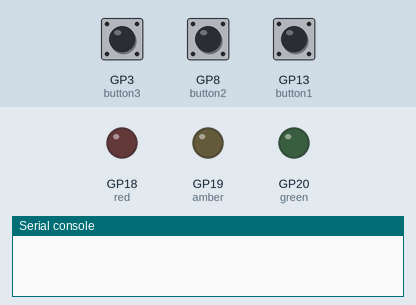
Simulated run of this program. Board: Raspberry Pi Pico running MicroPython. Shown: output pins drawn as LEDs (lit = HIGH), the last lines printed to the serial console. Dashed ring = blinking. The test bench sets the inputs (shaded band); at power-on: GP3 (button3) LOW, GP8 (button2) LOW, GP13 (button1) LOW.

Above: at 1.2 s.
1.3 s: GP3 (button3) pulled HIGH for 3.2 s
At 1.9 s:
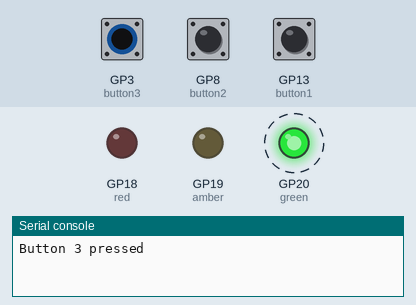
6.0 s: GP8 (button2) pulled HIGH for 3.2 s
At 10.3 s:
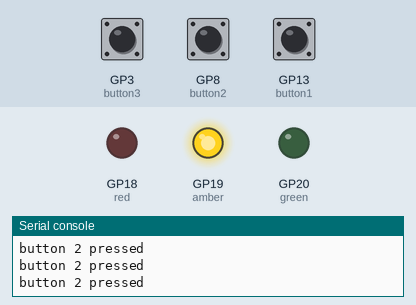
10.7 s: GP13 (button1) pulled HIGH for 0.65 s
At 11.9 s:
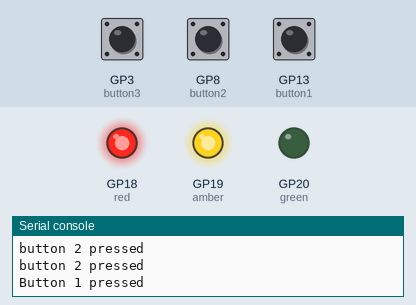
12.8 s: GP3 (button3) pulled HIGH for 0.65 s
At 13.5 s:
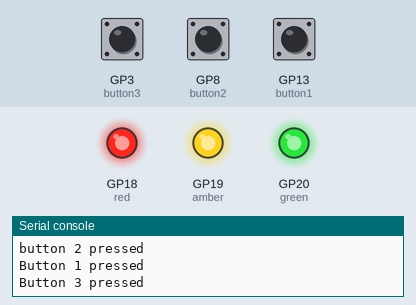
14.9 s: GP8 (button2) pulled HIGH for 0.65 s
At 15.4 s:
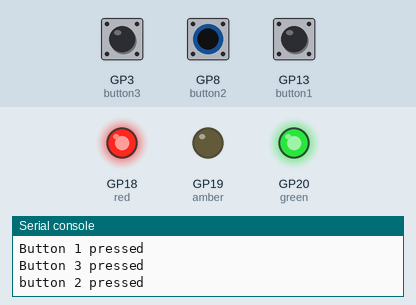
17.0 s: GP13 (button1) pulled HIGH for 1 s
At 17.4 s:
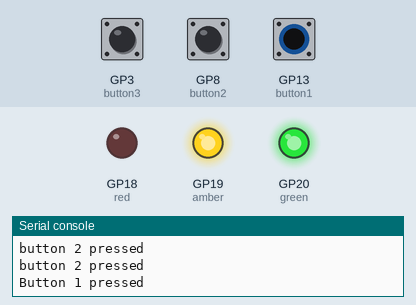
Timing chart, 0 to 20.0 s (numbered marks = the images above; inputs shaded):
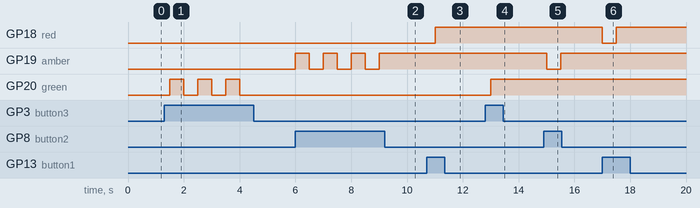

Measured:
- after the input at 1.3 s, GP20 (green): alternates HIGH for 0.50 s and LOW for 0.50 s, 6 changes in all, then stays LOW, starting after 0.20 s
- after the input at 6.0 s, GP19 (amber): alternates HIGH for 0.50 s and LOW for 0.50 s, 7 changes in all, then stays HIGH, starting at once
- after the input at 10.7 s, GP18 (red): LOW → HIGH after 0.30 s
- after the input at 12.8 s, GP20 (green): LOW → HIGH after 0.21 s
- after the input at 14.9 s, GP19 (amber): HIGH → LOW after 0.11 s, → HIGH 0.50 s later
- after the input at 17.0 s, GP18 (red): HIGH → LOW at once, → HIGH 0.50 s later

The program:

ButtonToggle.py
```python
# Imports
from machine import Pin
import time

# Set up our button names and GPIO pin numbers
# Also set pins as inputs and use pull downs
button1 = Pin(13, Pin.IN, Pin.PULL_DOWN)
button2 = Pin(8, Pin.IN, Pin.PULL_DOWN)
button3 = Pin(3, Pin.IN, Pin.PULL_DOWN)

# Set up our LED names and GPIO pin numbers
red = Pin(18, Pin.OUT)
amber = Pin(19, Pin.OUT)
green = Pin(20, Pin.OUT)

while True: # Loop forever

    time.sleep(0.5) # Short delay

    if button1.value() == 1: #If button 1 is pressed

        print("Button 1 pressed")

        red.toggle() # Toggle Red LED on/off

    elif button2.value() == 1: # If buttone 2 is pressed
        print("button 2 pressed")

        amber.toggle() # Toggle Amber on/off

    elif button3.value() == 1: # if button 3 is pressed
        print("Button 3 pressed")

        green.toggle() # Toggle Green on/off
```
